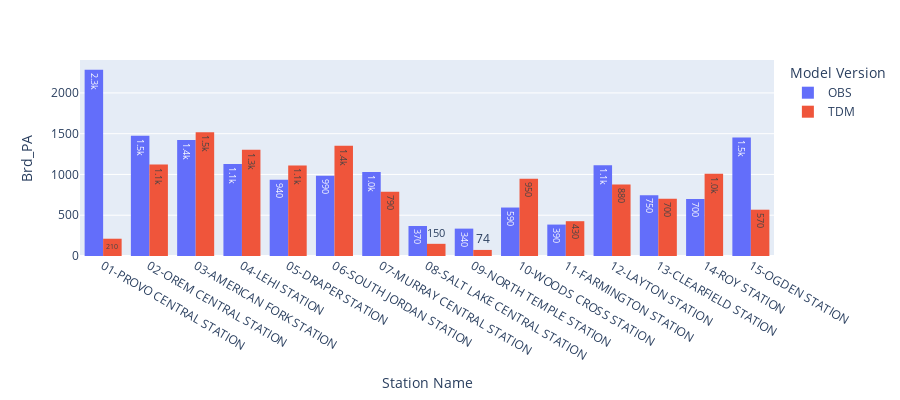

Notebook code for this chart:
### Code cell
lstValues = list(['Brd_PA','Brd_Direct_PA','Brd_Transfer_PA','Alt_PA','Alt_Direct_PA','ALt_Transfer_PA'])
accessModeOptions = ['drive', 'walk', 'All']
viewOptions = ['Graph', 'Table']

selectValues = widgets.Select(options=lstValues, value=('Brd_PA' ), description = 'Select Variable')
selectAccessMode = widgets.Dropdown(options=accessModeOptions, value='All', description='Access Mode')
selectViewOption = widgets.Dropdown(options=viewOptions, value='Graph', description='View')


# Set up a global variable to track whether the widgets have been changed
firstTime = False

# create output widget to display filtered DataFrame
output = widgets.Output()
hbox = widgets.HBox([selectValues, selectAccessMode, selectViewOption])

# create interactive widget
interactive_output = widgets.interactive_output(plotit, {'variable':selectValues, 'access_mode': selectAccessMode, 'view_option': selectViewOption})

display(hbox)
display(interactive_output)
display(output)

### Figure 1 — Plotly figure (JSON) as saved in the notebook; plotly's stock layout.template omitted (floating-point values rounded to 4 significant figures)
{"data": [{"alignmentgroup": "True", "bingroup": "x", "histfunc": "sum", "hovertemplate": "Source=OBS<br>station=%{x}<br>sum of Brd_PA=%{y}<extra></extra>", "legendgroup": "OBS", "marker": {"color": "#636efa", "pattern": {"shape": ""}}, "name": "OBS", "offsetgroup": "OBS", "orientation": "v", "showlegend": true, "texttemplate": "%{value:.2s}", "type": "histogram", "x": ["01-PROVO CENTRAL STATION", "02-OREM CENTRAL STATION", "03-AMERICAN FORK STATION", "04-LEHI STATION", "05-DRAPER STATION", "06-SOUTH JORDAN STATION", "07-MURRAY CENTRAL STATION", "08-SALT LAKE CENTRAL STATION", "09-NORTH TEMPLE STATION", "10-WOODS CROSS STATION", "11-FARMINGTON STATION", "12-LAYTON STATION", "13-CLEARFIELD STATION", "14-ROY STATION", "15-OGDEN STATION"], "xaxis": "x", "y": [2283.0, 1475.0, 1424.0, 1128.0, 935.6, 985.5, 1030.0, 367.7, 335.7, 594.3, 385.5, 1113.0, 745.3, 699.2, 1453.0], "yaxis": "y"}, {"alignmentgroup": "True", "bingroup": "x", "histfunc": "sum", "hovertemplate": "Source=TDM<br>station=%{x}<br>sum of Brd_PA=%{y}<extra></extra>", "legendgroup": "TDM", "marker": {"color": "#EF553B", "pattern": {"shape": ""}}, "name": "TDM", "offsetgroup": "TDM", "orientation": "v", "showlegend": true, "texttemplate": "%{value:.2s}", "type": "histogram", "x": ["01-PROVO CENTRAL STATION", "02-OREM CENTRAL STATION", "03-AMERICAN FORK STATION", "04-LEHI STATION", "05-DRAPER STATION", "06-SOUTH JORDAN STATION", "07-MURRAY CENTRAL STATION", "08-SALT LAKE CENTRAL STATION", "09-NORTH TEMPLE STATION", "10-WOODS CROSS STATION", "11-FARMINGTON STATION", "12-LAYTON STATION", "13-CLEARFIELD STATION", "14-ROY STATION", "15-OGDEN STATION"], "xaxis": "x", "y": [212.0, 1121.0, 1519.0, 1304.0, 1110.0, 1353.0, 786.4, 149.3, 74.4, 948.1, 426.8, 877.3, 701.3, 1009.0, 567.8], "yaxis": "y"}], "layout": {"barmode": "group", "height": 400, "legend": {"title": {"text": "Model Version"}, "tracegroupgap": 0}, "margin": {"t": 60}, "xaxis": {"anchor": "y", "domain": [0, 1], "title": {"text": "Station Name"}}, "yaxis": {"anchor": "x", "domain": [0, 1], "title": {"text": "Brd_PA"}}}}
